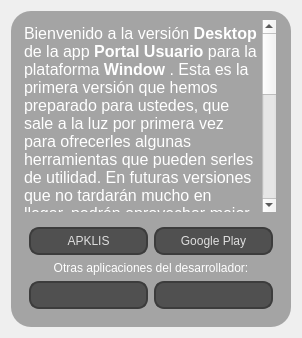
      <widget class="QWidget" name="page_4">
       <layout class="QGridLayout" name="gridLayout_22">
        <item row="0" column="0">
         <widget class="QWidget" name="about_container" native="true">
          <property name="styleSheet">
           <string notr="true">QWidget #about_container{
	border-radius:20px;
	background-color: rgba(0, 0, 0, 80);
	padding:20px;
}
QLabel{
	color: white;
	font: 14pt &quot;Segoe UI&quot;;	
}
QCheckBox, QRadioButton{
	font: 10pt &quot;Segoe UI&quot;;
	color:white;
}
QCheckBox::indicator, QRadioButton::indicator {
	border: 1px solid rgb(100, 100, 100);
	width: 10px;
	height: 10px;
	border-radius: 5px;
	background-color: rgb(135, 135, 135);
}
QCheckBox::indicator:checked, QRadioButton::indicator:checked {
	border: 1px solid rgb(0, 128, 212);
	background-color: rgb(0, 221, 255)
}
QPushButton{
	color: white;
	font: bold 12pt &quot;Segoe UI&quot;;	
	background-color:rgb(99, 99, 99);
	border-radius:15px;
	padding: 10px;
}
QPushButton:hover{
	background-color: rgb(24, 80, 132);
}</string>
          </property>
          <layout class="QGridLayout" name="gridLayout_21">
           <item row="0" column="0">
            <widget class="QTextEdit" name="national_site_details_2">
             <property name="styleSheet">
              <string notr="true">QAbstractScrollArea
{
    border-radius: 10px;
    /*border: 1px solid #76797C;*/
    background-color: transparent;
    color: white;
	font: 12pt &quot;Segoe UI&quot;;
}

QScrollBar:horizontal
{
    height: 15px;
    margin: 3px 15px 3px 15px;
    border: 1px transparent #2A2929;
    border-radius: 4px;
    background-color: #2A2929;
}

QScrollBar::handle:horizontal
{
    background-color: #605F5F;
    min-width: 5px;
    border-radius: 4px;
}

QScrollBar::add-line:horizontal
{
    margin: 0px 3px 0px 3px;
    border-image: url(:/qss_icons/rc/right_arrow_disabled.png);
    width: 10px;
    height: 10px;
    subcontrol-position: right;
    subcontrol-origin: margin;
}

QScrollBar::sub-line:horizontal
{
    margin: 0px 3px 0px 3px;
    border-image: url(:/qss_icons/rc/left_arrow_disabled.png);
    height: 10px;
    width: 10px;
    subcontrol-position: left;
    subcontrol-origin: margin;
}

QScrollBar::add-line:horizontal:hover,QScrollBar::add-line:horizontal:on
{
    border-image: url(:/qss_icons/rc/right_arrow.png);
    height: 10px;
    width: 10px;
    subcontrol-position: right;
    subcontrol-origin: margin;
}


QScrollBar::sub-line:horizontal:hover, QScrollBar::sub-line:horizontal:on
{
    border-image: url(:/qss_icons/rc/left_arrow.png);
    height: 10px;
    width: 10px;
    subcontrol-position: left;
    subcontrol-origin: margin;
}

QScrollBar::up-arrow:horizontal, QScrollBar::down-arrow:horizontal
{
    background: none;
}


QScrollBar::add-page:horizontal, QScrollBar::sub-page:horizontal
{
    background: none;
}

QScrollBar:vertical
{
    background-color: #2A2929;
    width: 15px;
    margin: 15px 3px 15px 3px;
    border: 1px transparent #2A2929;
    border-radius: 4px;
}

QScrollBar::handle:vertical
{
    background-color: #605F5F;
    min-height: 5px;
    border-radius: 4px;
}

QScrollBar::sub-line:vertical
{
    margin: 3px 0px 3px 0px;
    border-image: url(:/qss_icons/rc/up_arrow_disabled.png);
    height: 10px;
    width: 10px;
    subcontrol-position: top;
    subcontrol-origin: margin;
}

QScrollBar::add-line:vertical
{
    margin: 3px 0px 3px 0px;
    border-image: url(:/qss_icons/rc/down_arrow_disabled.png);
    height: 10px;
    width: 10px;
    subcontrol-position: bottom;
    subcontrol-origin: margin;
}

QScrollBar::sub-line:vertical:hover,QScrollBar::sub-line:vertical:on
{

    border-image: url(:/qss_icons/rc/up_arrow.png);
    height: 10px;
    width: 10px;
    subcontrol-position: top;
    subcontrol-origin: margin;
}


QScrollBar::add-line:vertical:hover, QScrollBar::add-line:vertical:on
{
    border-image: url(:/qss_icons/rc/down_arrow.png);
    height: 10px;
    width: 10px;
    subcontrol-position: bottom;
    subcontrol-origin: margin;
}

QScrollBar::up-arrow:vertical, QScrollBar::down-arrow:vertical
{
    background: none;
}


QScrollBar::add-page:vertical, QScrollBar::sub-page:vertical
{
    background: none;
}</string>
             </property>
             <property name="frameShape">
              <enum>QFrame::NoFrame</enum>
             </property>
             <property name="readOnly">
              <bool>true</bool>
             </property>
             <property name="html">
              <string>&lt;!DOCTYPE HTML PUBLIC &quot;-//W3C//DTD HTML 4.0//EN&quot; &quot;http://www.w3.org/TR/REC-html40/strict.dtd&quot;&gt;
&lt;html&gt;&lt;head&gt;&lt;meta name=&quot;qrichtext&quot; content=&quot;1&quot; /&gt;&lt;style type=&quot;text/css&quot;&gt;
p, li { white-space: pre-wrap; }
&lt;/style&gt;&lt;/head&gt;&lt;body style=&quot; font-family:'Segoe UI'; font-size:12pt; font-weight:400; font-style:normal;&quot;&gt;
&lt;p style=&quot; margin-top:0px; margin-bottom:0px; margin-left:0px; margin-right:0px; -qt-block-indent:0; text-indent:0px;&quot;&gt;Bienvenido a la versión &lt;span style=&quot; font-weight:600;&quot;&gt;Desktop&lt;/span&gt; de la app &lt;span style=&quot; font-weight:600;&quot;&gt;Portal Usuario&lt;/span&gt; para la plataforma &lt;span style=&quot; font-weight:600;&quot;&gt;Window&lt;/span&gt; . Esta es la primera versión que hemos preparado para ustedes, que sale a la luz por primera vez para ofrecerles algunas herramientas que pueden serles de utilidad. En futuras versiones que no tardarán mucho en llegar, podrán aprovechar mejor esta aplicación al ser habilitadas las opciones que aún se encuentran en desarrollo.&lt;/p&gt;
&lt;p style=&quot; margin-top:0px; margin-bottom:0px; margin-left:0px; margin-right:0px; -qt-block-indent:0; text-indent:0px;&quot;&gt;Gracias por utilizar Portal Usuario y darnos tu apoyo. Sin ustedes, este proyecto no hubiese llegado tan lejos ♥&lt;/p&gt;
&lt;p style=&quot;-qt-paragraph-type:empty; margin-top:0px; margin-bottom:0px; margin-left:0px; margin-right:0px; -qt-block-indent:0; text-indent:0px; font-weight:600;&quot;&gt;&lt;br /&gt;&lt;/p&gt;
&lt;p style=&quot; margin-top:0px; margin-bottom:0px; margin-left:0px; margin-right:0px; -qt-block-indent:0; text-indent:0px;&quot;&gt;&lt;span style=&quot; font-weight:600;&quot;&gt;Proyecto Desktop:&lt;/span&gt;&lt;/p&gt;
&lt;p style=&quot; margin-top:0px; margin-bottom:0px; margin-left:0px; margin-right:0px; -qt-block-indent:0; text-indent:0px;&quot;&gt;• Desarrollador: JalexCode&lt;/p&gt;
&lt;p style=&quot; margin-top:0px; margin-bottom:0px; margin-left:0px; margin-right:0px; -qt-block-indent:0; text-indent:0px;&quot;&gt;• Versión beta0.1&lt;/p&gt;
&lt;p style=&quot; margin-top:0px; margin-bottom:0px; margin-left:0px; margin-right:0px; -qt-block-indent:0; text-indent:0px;&quot;&gt;• Fecha de salida: 13/12/2021&lt;/p&gt;
&lt;p style=&quot;-qt-paragraph-type:empty; margin-top:0px; margin-bottom:0px; margin-left:0px; margin-right:0px; -qt-block-indent:0; text-indent:0px;&quot;&gt;&lt;br /&gt;&lt;/p&gt;
&lt;p style=&quot; margin-top:0px; margin-bottom:0px; margin-left:0px; margin-right:0px; -qt-block-indent:0; text-indent:0px;&quot;&gt;&lt;span style=&quot; font-weight:600;&quot;&gt;Proyecto para Android:&lt;/span&gt;&lt;/p&gt;
&lt;p style=&quot; margin-top:0px; margin-bottom:0px; margin-left:0px; margin-right:0px; -qt-block-indent:0; text-indent:0px;&quot;&gt;• Desarrollador y creador: Marlon de Jesús Milanés Rivero&lt;/p&gt;
&lt;p style=&quot; margin-top:0px; margin-bottom:0px; margin-left:0px; margin-right:0px; -qt-block-indent:0; text-indent:0px;&quot;&gt;• Desarrollador: JalexCode&lt;/p&gt;&lt;/body&gt;&lt;/html&gt;</string>
             </property>
             <property name="placeholderText">
              <string>Esperando conexión a Internet...</string>
             </property>
            </widget>
           </item>
           <item row="1" column="0" colspan="2">
            <widget class="QWidget" name="widget" native="true">
             <property name="styleSheet">
              <string notr="true">QPushButton {	
	color: rgb(222, 222, 222);
	font: bold 12pt &quot;Calibri&quot;;
	background-color: rgb(80, 80, 80);
	border: 2px solid rgb(60, 60, 60);
	border-radius: 10px;
	padding:5px;
}
QPushButton:hover {	
	background-color: rgb(100, 100, 100);
	border: 2px solid  rgb(0, 179, 255);
}
QPushButton:pressed {	
	background-color: rgb(80, 80, 80);
	border: 2px solid rgb(0, 234, 255);	
	color: rgb(0, 234, 255);
}</string>
             </property>
             <layout class="QGridLayout" name="gridLayout_23">
              <item row="0" column="1">
               <widget class="QPushButton" name="google_play">
                <property name="toolTip">
                 <string>Descarga Portal Usuario para Android desde la PlayStore</string>
                </property>
                <property name="text">
                 <string>Google Play</string>
                </property>
                <property name="icon">
                 <iconset resource="resources.qrc">
                  <normaloff>:/icons/icons/playstore.png</normaloff>:/icons/icons/playstore.png</iconset>
                </property>
               </widget>
              </item>
              <item row="2" column="0" colspan="2">
               <widget class="QWidget" name="widget_4" native="true">
                <layout class="QGridLayout" name="gridLayout_25">
                 <property name="leftMargin">
                  <number>0</number>
                 </property>
                 <property name="topMargin">
                  <number>0</number>
                 </property>
                 <property name="rightMargin">
                  <number>0</number>
                 </property>
                 <property name="bottomMargin">
                  <number>0</number>
                 </property>
                 <item row="0" column="0">
                  <widget class="QPushButton" name="coogle">
                   <property name="toolTip">
                    <string>Multiherramienta para navegar por Internet, consultar el clima entre otros servicios con Datos Nacionales</string>
                   </property>
                   <property name="text">
                    <string/>
                   </property>
                   <property name="icon">
                    <iconset resource="resources.qrc">
                     <normaloff>:/images/images/designs.png</normaloff>:/images/images/designs.png</iconset>
                   </property>
                   <property name="iconSize">
                    <size>
                     <width>100</width>
                     <height>50</height>
                    </size>
                   </property>
                  </widget>
                 </item>
                 <item row="0" column="1">
                  <widget class="QPushButton" name="xgames">
                   <property name="toolTip">
                    <string>Administrador de sesiones en conexiones a dispositivos Mikrotics. Controla el tiempo que te conectas a la wifi y los usuarios que compras con XGAMES Login Manager</string>
                   </property>
                   <property name="text">
                    <string/>
                   </property>
                   <property name="icon">
                    <iconset resource="resources.qrc">
                     <normaloff>:/images/images/xgames5.png</normaloff>:/images/images/xgames5.png</iconset>
                   </property>
                   <property name="iconSize">
                    <size>
                     <width>100</width>
                     <height>50</height>
                    </size>
                   </property>
                  </widget>
                 </item>
                </layout>
               </widget>
              </item>
              <item row="1" column="0" colspan="2">
               <widget class="QLabel" name="label_10">
                <property name="text">
                 <string>Otras aplicaciones del desarrollador:</string>
                </property>
                <property name="alignment">
                 <set>Qt::AlignCenter</set>
                </property>
               </widget>
              </item>
              <item row="0" column="0">
               <widget class="QPushButton" name="apklis">
                <property name="toolTip">
                 <string>Descarga Portal Usuario para Android desde Apklis</string>
                </property>
                <property name="text">
                 <string>APKLIS</string>
                </property>
                <property name="icon">
                 <iconset resource="resources.qrc">
                  <normaloff>:/icons/icons/web_apklis.png</normaloff>:/icons/icons/web_apklis.png</iconset>
                </property>
               </widget>
              </item>
             </layout>
            </widget>
           </item>
          </layout>
         </widget>
        </item>
       </layout>
      </widget>
